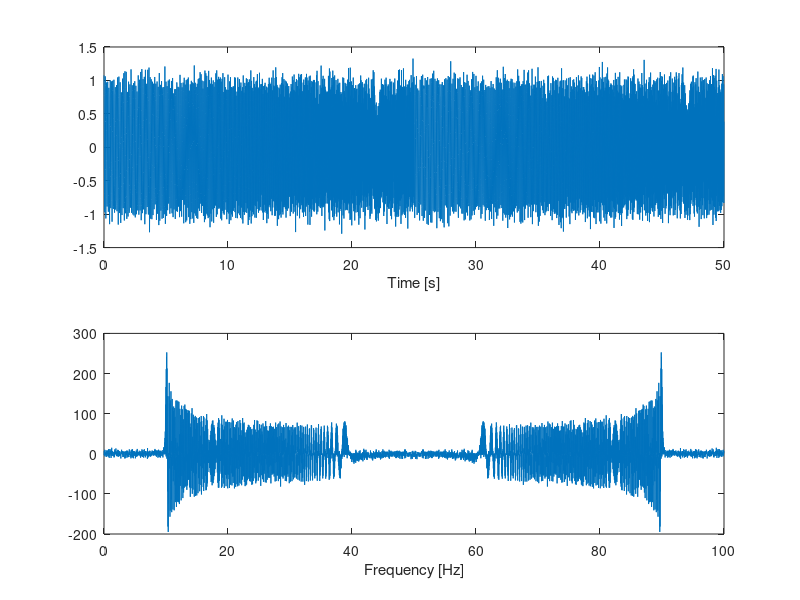

Here is the MATLAB script that generated this plot: (Note: this script raises an error after producing the figure.)
% TSRT78 Signal Processing
% Useful code to be used in exam

%% ============================== General code ==========================
%% Read data, plot time and frequency

signal = load('y.mat');
y = signal.y;
N = length(y);
fs = 100; % [Hz]
T = 1/fs; % [s]
timeVec = (0:N-1)*T;
freqHz = (0:N-1)*fs/N;

figure(1);
subplot(2,1,1); plot(timeVec, y); xlabel('Time [s]');
Y = fft(y);
subplot(2,1,2); plot(freqHz,Y); xlabel('Frequency [Hz]');

% Frequency resolution
freqResolution = 1/(N*ts);

%% Energy of signal
% Calculate energy in the time domain
totalEnergy_t = 0;
for i = 1:length(y)
    totalEnergy_t = totalEnergy_t + abs(y(i))^2; 
end

% Calculate energy in the frequency domain
totalEnergy_f = 0;
for i = 1:length(Yf)
    totalEnergy_f = totalEnergy_f + abs(Yf(i)^2)/nSamp;
end

%% ========================= PART 1: Transforms =====================
%% Zero-padding signal for better frequency resolution (from exercise 2.22)
% Calculate 16 point DFT of x_n:
clf; % Clear old graphs.
N = 16;
n = 0:N-1;
w0 = 2*pi/sqrt(17);
x_n = cos(w0*n);
X_k = fft(x_n);
subplot(5,1,1); stem(n,x_n); title("x[n]");
subplot(5,1,2); plot(2*pi*n/N, abs(X_k)); title("Not zero-padded X[k]");

% Zero-pad x[n] to lengths 32
X32 = fft([x_n, zeros(1,32-length(x_n))]);
subplot(5,1,3); plot(2*pi*(0:31)/32, abs(X32)); hold on; title("Zero-padded X[k] N=32");
plot(2*pi*n/N, abs(X_k), 'r*');

% Zero-pad x[n] to lengths 64
X64 = fft([x_n, zeros(1,64-length(x_n))]);
subplot(5,1,4); plot(2*pi*(0:63)/64, abs(X64)); hold on; title("Zero-padded X[k] N=64");
plot(2*pi*n/N, abs(X_k), 'r*');

% Zero-pad x[n] to lengths 256
X256 = fft([x_n, zeros(1,256-length(x_n))]);
subplot(5,1,5); plot(2*pi*(0:255)/256, abs(X256)); hold on; title("Zero-padded X[k] N=256");
plot(2*pi*n/N, abs(X_k), 'r*');

%% Decimation (from exercise 2.25)
clf;clear;

% Signal with 60 samples
N = 60;
ts = 1; % This is an assumption, as it's not written in the exercise
n60 = 0:N-1;
w0 = 2*pi/5;
x60 = sin(w0*n60);
X60 = fft(x60);
nr_plots = 4;

fs = 1/ts; % sampling rate
freqHz = n60*fs/N;

subplot(nr_plots,1,1);stem(n60*ts,x60);xlabel("time [s]");ylabel("x60[t]");
subplot(nr_plots,1,2);stem(freqHz,abs(X60)); xlabel("frequency [Hz]");

% Signal with 60/2 = 30 samples
factor = 2;
N30 = N/factor; n30 = 0:N30-1;
x30 = x60(1:factor:end);
X30 = fft(x30);

freqHz = n30*fs/N30;

subplot(nr_plots,1,3);stem(n30*ts,x30);xlabel("time [s]");ylabel("x30[t]");
subplot(nr_plots,1,4);stem(freqHz,abs(X30)); xlabel("frequency [Hz]");

%% Filtering with a BP (from exercise 9.7)

% y(t) = s(t) + d(t), where d(t) = b0*u(t) + b1*u(t-T) +...+ bnb*u(t-nb*T)

% ---------- Setup variables in problem
signal = load('ecgdata.mat');
y = signal.ekg;             % disturbed electrocardiogram signal: y = s + d, where d is noise
s = signal.signal;          % true ECG signal
fs = signal.fsamp;          % Sampling frequency in Hz
Ts = 1/fs;
N = length(y);
Y = fft(y); 
freqHz = (0:N-1)*fs/N;

% a) Suppress the noise (that has frequency 50Hz) with a BP-filter

% ----------- Design BP-filter
nyquistFreq = fs/2;
Wp = [45 55]/nyquistFreq;          % passband cutoff frequency, normalized between 0 and 1, where 1 is the Nyquist frequency pi radians/sample
Ws = [40 60]/nyquistFreq;          % stopband cutoff frenquency

passbandRipple = 3;                % [db]
stopbandAttenuation = 40;          % [db]
[minOrder,Wn] = buttord(Wp, Ws, passbandRipple, stopbandAttenuation); % n is the lowest order of a Butter filter that achieves the specifications, Wn are the achieved cutoff frequencies
[b,a] = butter(minOrder, Wn, 'stop'); % returns the coefficients of the BP-filter with the specified order and cutoff frequencies

ekgFiltered = filter(b, a, y);
EKG = fft(ekgFiltered);

%% Filtering with BP (from lab1 ass4)
yFiltered = bandpass(y, [dominantFreq - sth, dominantFreq + sth], fSamp);



%% ======================= PART 2: Model estimation ===================

%% Estimation with AR-model (from lessons)
clear;clf;
% ------ a 
% Generate 300 samples of sinusoid with angular frequency 0.1 [rad/s]
w0 = 0.1; % rad/s
N = 300;
n = 0:N-1;
x = sin(w0*n);
figure(1);subplot(1,2,1);
plot(n, x);xlabel("n");ylabel("x[n]");

% Estimate second model order AR-model for sinusoid
modelOrder = 2;
arMod = ar(x, modelOrder);
subplot(1,2,2);
zplane(1,arMod.A); 
% OBS: arMod.A contains the polynomial in the denominator of the transfer 
% function. Therefore, its roots are the poles of the system
poles = roots(arMod.A);
dist = abs(poles);
angleRad = angle(poles);

%% Estimation with AR-model (from lab 1 ass 5)
% AR models for vowel 'a' of order 2
estIdx_x = floor(2*Nx/3);
modelOrder_x = 2;
arMod_x_2 = ar(x(1:estIdx_x), modelOrder_x, 'Ts', Ts);

%% Validation of AR-model (from lab 1 ass 5)
% Validation method 1: compare power spectra
f = 0:0.05:1;
Phi1 = arMod_x_18.NoiseVariance*Ts*abs(freqz(1, arMod_x_18.a, pi*f)).^2;
Phi2 = arMod_x_9.NoiseVariance*Ts*abs(freqz(1, arMod_x_9.a, pi*f)).^2;
Phi3 = arMod_x_2.NoiseVariance*Ts*abs(freqz(1, arMod_x_2.a, pi*f)).^2;
[Phi4, f4] = sig2blackmantukey(x(estIdx_x+1:end), 30, Ts);
figure;
subplot(2,1,1);
semilogy(fs*f/2,Phi1, fs*f/2,Phi2,fs*f/2, Phi3, f4/2, Phi4);
legend('AR(18)', 'AR(9)', 'AR(2)', 'Blackman-Tukey Estimate');
xlabel('Frequency (Hz)'); title('Spectrum Estimates for a');

% Validation method 2: residual whiteness test
eps_x_18 = pe(arMod_x_18, x(estIdx_x+1:end)); 
[Rex_18, k] = sig2crosscovfun(eps_x_18, x(estIdx_x+1:end));
eps_x_9 = pe(arMod_x_9, x(estIdx_x+1:end)); 
Rex_9 = sig2crosscovfun(eps_x_9, x(estIdx_x+1:end));
eps_x_2 = pe(arMod_x_2, x(estIdx_x+1:end)); 
Rex_2 = sig2crosscovfun(eps_x_2, x(estIdx_x+1:end));

eps_y_10 = pe(arMod_y_10, y(estIdx_y+1:end)); 
Rey_10 = sig2crosscovfun(eps_y_10, y(estIdx_y+1:end));
eps_y_5 = pe(arMod_y_5, y(estIdx_y+1:end)); 
Rey_5 = sig2crosscovfun(eps_y_5, y(estIdx_y+1:end));
eps_y_3 = pe(arMod_y_3, y(estIdx_y+1:end)); 
Rey_3 = sig2crosscovfun(eps_y_3, y(estIdx_y+1:end));

figure;
subplot(2,1,1);
plot(k, Rex_18, 'xm', k, Rex_9, '--b', k, Rex_2, '.-r');
legend('Rea(k) for AR(18)', 'Rea(k) for AR(9)', 'Rea(k) for AR(2)');
title('Cross correlation of residuals for a');
xlabel('k'); ylabel('Rea(k)');
subplot(2,1,2);
plot(k, Rey_10, 'xm', k, Rey_5, '--b', k, Rey_3, '.-r');
legend('Reo(k) for AR(10)', 'Reo(k) for AR(5)', 'Reo(k) for AR(3)');
title('Cross correlation of residuals for o');
xlabel('k'); ylabel('Reo(k)');


%% AIC/BIC model order plot
% Select best model order
figure;
maxOrder = 50;
arorder(x, maxOrder);
legend('Minimal loss function',...
       'Akaikes information criterion (AIC)',...
       'Akikes information criterion B (BIC)');
title('Order selection analysis of vowel a');
xlabel('Model order');
